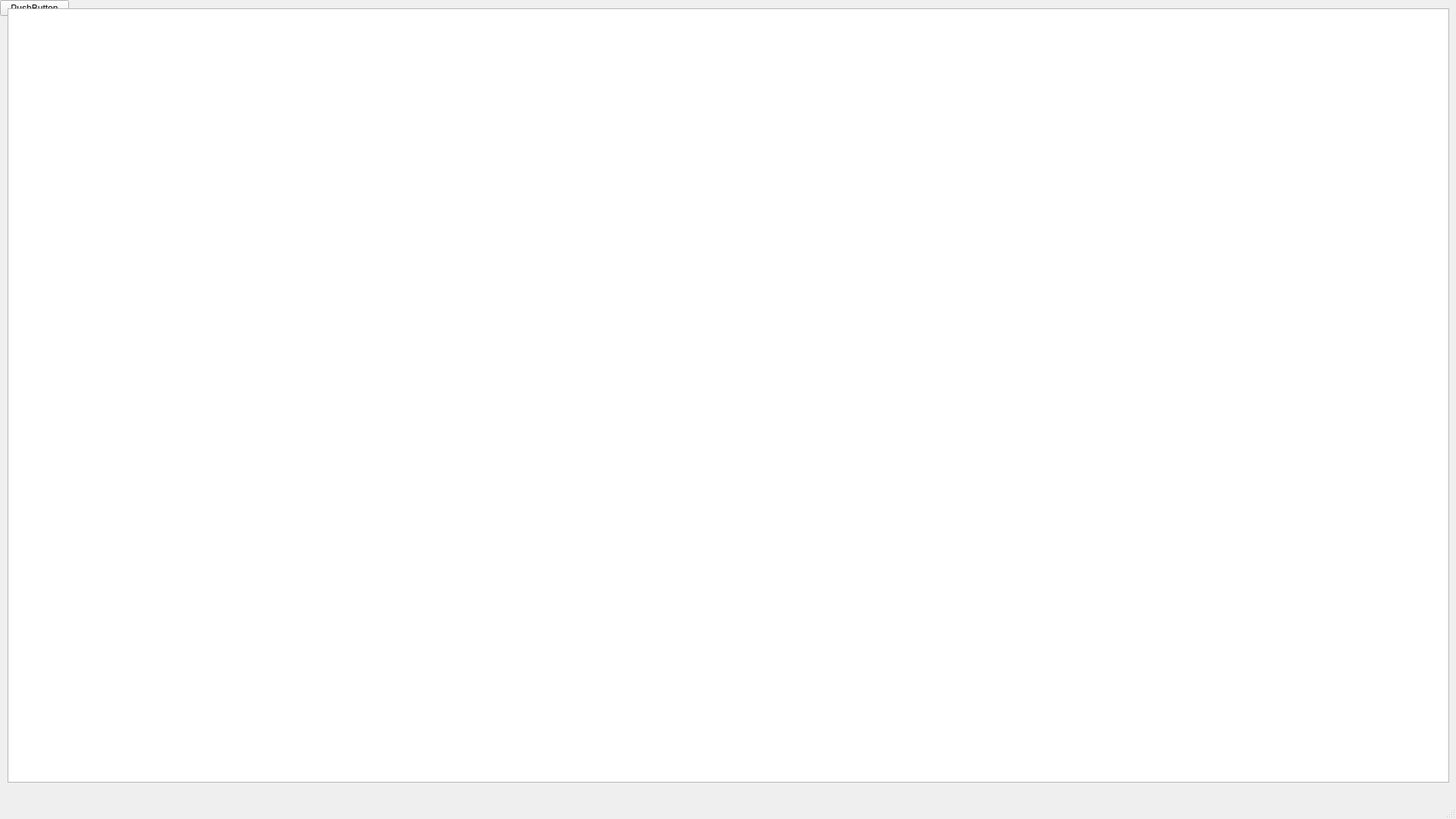
<?xml version="1.0" encoding="UTF-8"?>
<ui version="4.0">
 <class>MainWindow</class>
 <widget class="QMainWindow" name="MainWindow">
  <property name="geometry">
   <rect>
    <x>0</x>
    <y>0</y>
    <width>1920</width>
    <height>1080</height>
   </rect>
  </property>
  <property name="windowTitle">
   <string>MainWindow</string>
  </property>
  <widget class="QWidget" name="centralwidget">
   <widget class="QPushButton" name="pushButton">
    <property name="geometry">
     <rect>
      <x>0</x>
      <y>0</y>
      <width>91</width>
      <height>21</height>
     </rect>
    </property>
    <property name="text">
     <string>PushButton</string>
    </property>
   </widget>
   <widget class="QTableWidget" name="tableWidget">
    <property name="geometry">
     <rect>
      <x>10</x>
      <y>11</y>
      <width>1901</width>
      <height>1021</height>
     </rect>
    </property>
   </widget>
  </widget>
  <widget class="QMenuBar" name="menubar">
   <property name="geometry">
    <rect>
     <x>0</x>
     <y>0</y>
     <width>1920</width>
     <height>23</height>
    </rect>
   </property>
  </widget>
  <widget class="QStatusBar" name="statusbar"/>
 </widget>
 <resources/>
 <connections/>
</ui>
